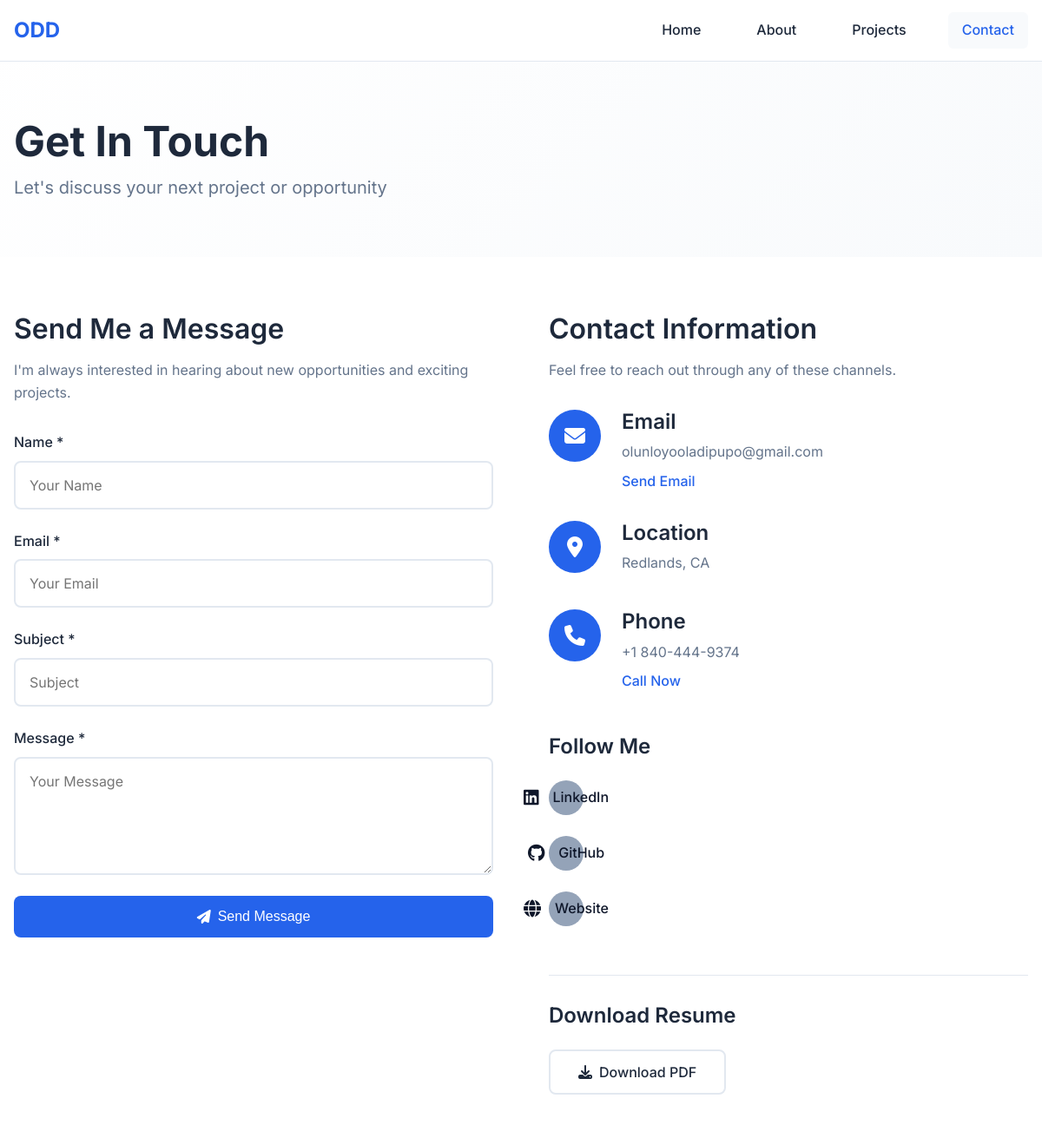
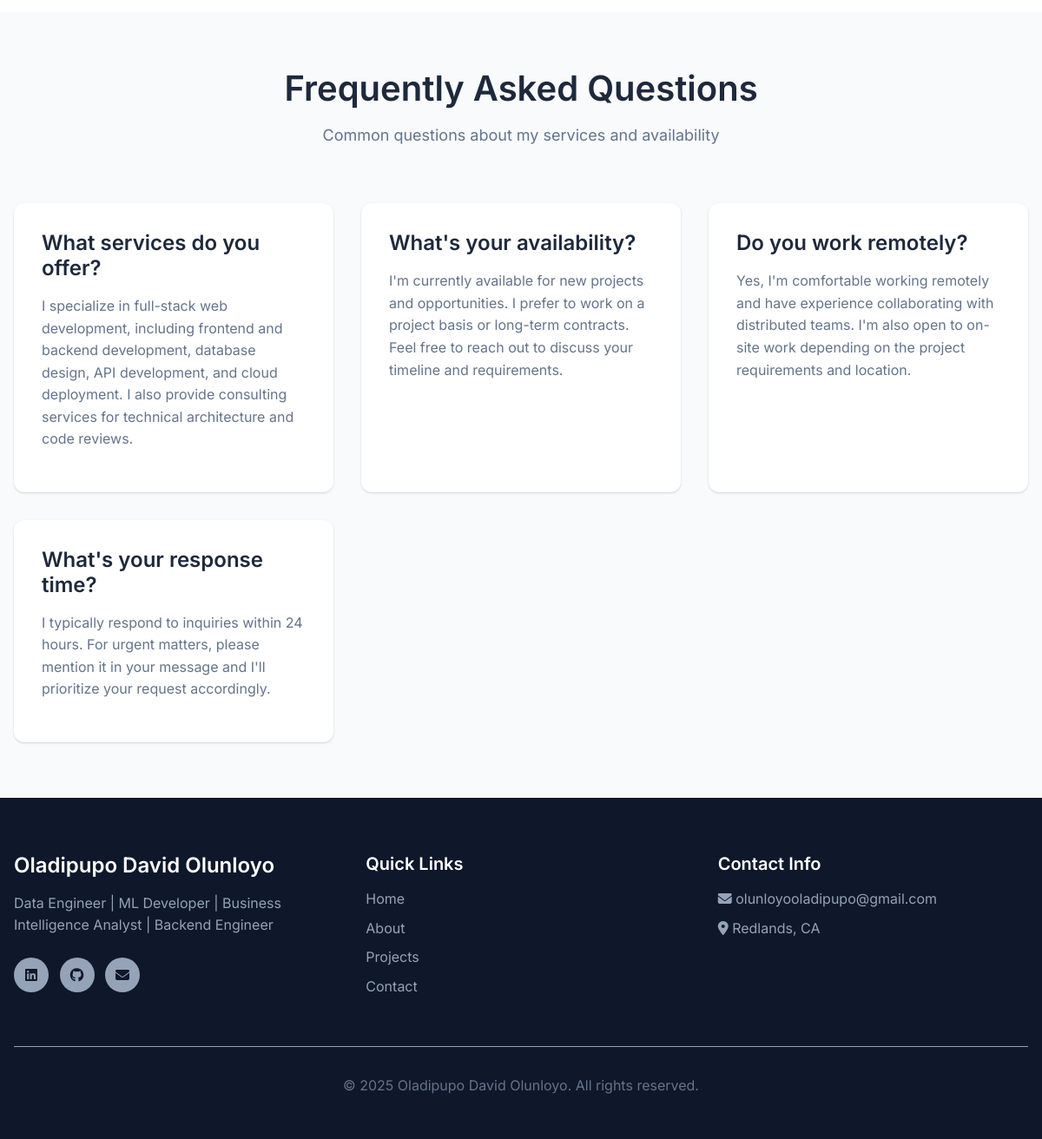
Page /contact/ on the committed database (2 pictures, top to bottom).
### main/models.py (models this page shows, shortened)
class Profile(models.Model):
    name = models.CharField(max_length=100)
    title = models.CharField(max_length=200)
    bio = models.TextField()
    email = models.EmailField()
    phone = models.CharField(max_length=20, blank=True)
    location = models.CharField(max_length=100)
    linkedin_url = models.URLField(blank=True)
    github_url = models.URLField(blank=True)
    website_url = models.URLField(blank=True)
    profile_image = models.URLField(blank=True, null=True, help_text="Enter the URL of your profile image")
    resume = models.FileField(upload_to='resumes/', blank=True, null=True)
    created_at = models.DateTimeField(default=timezone.now)
    updated_at = models.DateTimeField(auto_now=True)
    class Meta:
        verbose_name = "Profile"
        verbose_name_plural = "Profiles"

### main/views.py (the view)
# urls.py: path('contact/', views.contact, name='contact'),
def contact(request):
    if request.method == 'POST':
        form = ContactForm(request.POST)
        if form.is_valid():
            contact_message = form.save()
            try:
                send_mail(
                    f'New Contact Message: {contact_message.subject}',
                    f'From: {contact_message.name} ({contact_message.email})\n\n{contact_message.message}',
                    settings.DEFAULT_FROM_EMAIL,
                    [settings.DEFAULT_FROM_EMAIL],
                    fail_silently=False,
                )
            except:
                pass  # Email sending failed, but message is saved
            messages.success(request, 'Thank you for your message! I will get back to you soon.')
            return redirect('contact')
    else:
        form = ContactForm()
    try:
        profile = Profile.objects.first()
    except Profile.DoesNotExist:
        profile = None
    context = {
        'form': form,
        'profile': profile,
    }
    return render(request, 'main/contact.html', context)

### main/forms.py
class ContactForm(forms.ModelForm):
    class Meta:
        model = ContactMessage
        fields = ['name', 'email', 'subject', 'message']
        widgets = {
            'name': forms.TextInput(attrs={
                'class': 'form-control',
                'placeholder': 'Your Name',
                'required': True
            }),
            'email': forms.EmailInput(attrs={
                'class': 'form-control',
                'placeholder': 'Your Email',
                'required': True
            }),
            'subject': forms.TextInput(attrs={
                'class': 'form-control',
                'placeholder': 'Subject',
                'required': True
            }),
            'message': forms.Textarea(attrs={
                'class': 'form-control',
                'placeholder': 'Your Message',
                'rows': 5,
                'required': True
            }),
        }

### templates/main/contact.html (shortened to what this page needs)
{% extends 'base.html' %}
{% load static %}
{% block content %}
<section class="contact-hero">
    <div class="container">
        <div class="contact-hero-content" data-aos="fade-up">
            <h1 class="page-title">Get In Touch</h1>
            <p class="page-subtitle">Let's discuss your next project or opportunity</p>
        </div>
    </div>
</section>
<section class="contact-section">
    <div class="container">
        <div class="contact-grid">
            <div class="contact-form-container" data-aos="fade-up">
                <h2>Send Me a Message</h2>
                <p>I'm always interested in hearing about new opportunities and exciting projects.</p>
                <form method="post" class="contact-form">
                    <div class="form-group">
                        <label for="{{ form.name.id_for_label }}">Name *</label>
                        {{ form.name }}
                    </div>
                    <div class="form-group">
                        <label for="{{ form.email.id_for_label }}">Email *</label>
                        {{ form.email }}
                    </div>
                    <div class="form-group">
                        <label for="{{ form.subject.id_for_label }}">Subject *</label>
                        {{ form.subject }}
                    </div>
                    <div class="form-group">
                        <label for="{{ form.message.id_for_label }}">Message *</label>
                        {{ form.message }}
                    </div>
                    <button type="submit" class="btn btn-primary btn-full">
                        <i class="fas fa-paper-plane"></i>
                        Send Message
                    </button>
                </form>
            </div>
            <div class="contact-info" data-aos="fade-up" data-aos-delay="200">
                <h2>Contact Information</h2>
                <p>Feel free to reach out through any of these channels.</p>
                <div class="contact-methods">
                    <div class="contact-method">
                        <div class="contact-icon">
                            <i class="fas fa-envelope"></i>
                        </div>
                        <div class="contact-details">
                            <h3>Email</h3>
                            <p>{{ profile.email|default:"your.email@example.com" }}</p>
                            <a href="mailto:{{ profile.email|default:'your.email@example.com' }}">Send Email</a>
                        </div>
                    </div>
                    <div class="contact-method">
                        <div class="contact-icon">
                            <i class="fas fa-map-marker-alt"></i>
                        </div>
                        <div class="contact-details">
                            <h3>Location</h3>
                            <p>{{ profile.location|default:"Your Location" }}</p>
                        </div>
                    </div>
                    {% if profile.phone %}
                    <div class="contact-method">
                        <div class="contact-icon">
                            <i class="fas fa-phone"></i>
                        </div>
                        <div class="contact-details">
                            <h3>Phone</h3>
                            <p>{{ profile.phone }}</p>
                            <a href="tel:{{ profile.phone }}">Call Now</a>
                        </div>
                    </div>
                    {% endif %}
                </div>
                <div class="social-links">
                    <h3>Follow Me</h3>
                    <div class="social-icons">
                        {% if profile.linkedin_url %}
                        <a href="{{ profile.linkedin_url }}" target="_blank" rel="noopener" class="social-link">
                            <i class="fab fa-linkedin"></i>
                            <span>LinkedIn</span>
                        </a>
                        {% endif %}
                        {% if profile.github_url %}
                        <a href="{{ profile.github_url }}" target="_blank" rel="noopener" class="social-link">
                            <i class="fab fa-github"></i>
                            <span>GitHub</span>
                        </a>
                        {% endif %}
                        {% if profile.website_url %}
                        <a href="{{ profile.website_url }}" target="_blank" rel="noopener" class="social-link">
                            <i class="fas fa-globe"></i>
                            <span>Website</span>
                        </a>
                        {% endif %}
                    </div>
                </div>
                {% if profile.resume %}
                <div class="resume-download">
                    <h3>Download Resume</h3>
                    <a href="{{ profile.resume.url }}" target="_blank" class="btn btn-outline">
                        <i class="fas fa-download"></i>
                        Download PDF
                    </a>
                </div>
                {% endif %}
            </div>
        </div>
    </div>
</section>
<section class="faq-section">
    <div class="container">
        <div class="section-header" data-aos="fade-up">
            <h2 class="section-title">Frequently Asked Questions</h2>
            <p class="section-subtitle">Common questions about my services and availability</p>
        </div>
        <div class="faq-grid">
            <div class="faq-item" data-aos="fade-up" data-aos-delay="100">
                <h3>What services do you offer?</h3>
                <p>I specialize in full-stack web development, including frontend and backend development, database design, API development, and cloud deployment. I also provide consulting services for technical architecture and code reviews.</p>
            </div>
            <div class="faq-item" data-aos="fade-up" data-aos-delay="200">
                <h3>What's your availability?</h3>
                <p>I'm currently available for new projects and opportunities. I prefer to work on a project basis or long-term contracts. Feel free to reach out to discuss your timeline and requirements.</p>
            </div>
            <div class="faq-item" data-aos="fade-up" data-aos-delay="300">
                <h3>Do you work remotely?</h3>
                <p>Yes, I'm comfortable working remotely and have experience collaborating with distributed teams. I'm also open to on-site work depending on the project requirements and location.</p>
            </div>
            <div class="faq-item" data-aos="fade-up" data-aos-delay="400">
                <h3>What's your response time?</h3>
                <p>I typically respond to inquiries within 24 hours. For urgent matters, please mention it in your message and I'll prioritize your request accordingly.</p>
            </div>
        </div>
    </div>
</section>
{% endblock %}

### templates/base.html (shortened to what this page needs)
<!DOCTYPE html>
<html lang="en">
<head>
    {% load static %}
    <link rel="stylesheet" href="{% static 'css/style.css' %}">
    <link rel="stylesheet" href="{% static 'css/responsive.css' %}">
    <link rel="stylesheet" href="https://cdnjs.cloudflare.com/ajax/libs/font-awesome/6.4.0/css/all.min.css">
    <link href="https://unpkg.com/aos@2.3.1/dist/aos.css" rel="stylesheet">
</head>
<body>
    <nav class="navbar" id="navbar">
        <div class="nav-container">
            <div class="nav-logo">
                <a href="{% url 'home' %}">
                    <span class="logo-text">ODD</span>
                </a>
            </div>
            <div class="nav-menu" id="nav-menu">
                <a href="{% url 'home' %}" class="nav-link {% if request.resolver_match.url_name == 'home' %}active{% endif %}">Home</a>
                <a href="{% url 'about' %}" class="nav-link {% if request.resolver_match.url_name == 'about' %}active{% endif %}">About</a>
                <a href="{% url 'projects' %}" class="nav-link {% if request.resolver_match.url_name == 'projects' %}active{% endif %}">Projects</a>
                <a href="{% url 'contact' %}" class="nav-link {% if request.resolver_match.url_name == 'contact' %}active{% endif %}">Contact</a>
            </div>
        </div>
    </nav>
    <main class="main-content">
        {% block content %}
        {% endblock %}
    </main>
    <footer class="footer">
        <div class="footer-container">
            <div class="footer-content">
                <div class="footer-section">
                    <h3>Oladipupo David Olunloyo</h3>
                    <p>Data Engineer | ML Developer | Business Intelligence Analyst |  Backend Engineer</p>
                    <div class="social-links">
                        {% if profile.linkedin_url %}
                        <a href="{{ profile.linkedin_url }}" target="_blank" rel="noopener">
                            <i class="fab fa-linkedin"></i>
                        </a>
                        {% endif %}
                        {% if profile.github_url %}
                        <a href="{{ profile.github_url }}" target="_blank" rel="noopener">
                            <i class="fab fa-github"></i>
                        </a>
                        {% endif %}
                        {% if profile.email %}
                        <a href="mailto:{{ profile.email }}">
                            <i class="fas fa-envelope"></i>
                        </a>
                        {% endif %}
                    </div>
                </div>
                <div class="footer-section">
                    <h4>Quick Links</h4>
                    <ul>
                        <li><a href="{% url 'home' %}">Home</a></li>
                        <li><a href="{% url 'about' %}">About</a></li>
                        <li><a href="{% url 'projects' %}">Projects</a></li>
                        <li><a href="{% url 'contact' %}">Contact</a></li>
                    </ul>
                </div>
                <div class="footer-section">
                    <h4>Contact Info</h4>
                    <p><i class="fas fa-envelope"></i> {{ profile.email|default:"your.email@example.com" }}</p>
                    <p><i class="fas fa-map-marker-alt"></i> {{ profile.location|default:"Your Location" }}</p>
                </div>
            </div>
            <div class="footer-bottom">
                <p>&copy; {% now "Y" %} Oladipupo  David Olunloyo. All rights reserved.</p>
            </div>
        </div>
    </footer>
</body>
</html>

### static/css/responsive.css (style rules this page uses)
@media (min-width: 992px) { .nav-menu { display: flex; } }
@media (min-width: 992px) { .contact-grid { grid-template-columns: 1fr 1fr; } }

### rows in the picture
Profile: email "olunloyooladipupo@gmail.com", location "Redlands, CA", phone "+1 840-444-9374"
